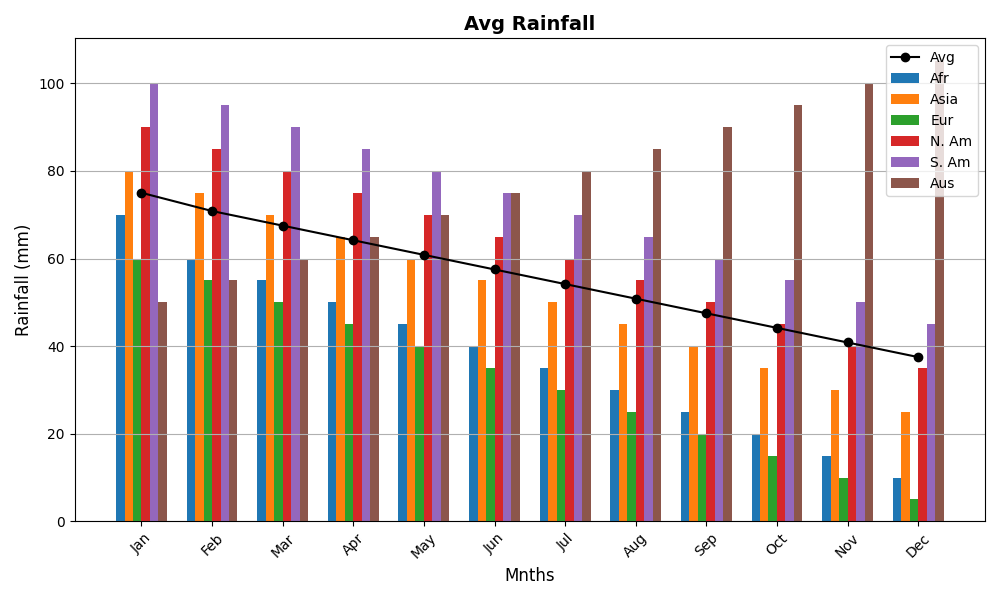

The script that drew this image:
import numpy as np
import matplotlib.pyplot as plt

# Data for average monthly rainfall (in mm) for six continents over a year
continents = ['Afr', 'Asia', 'Eur', 'N. Am', 'S. Am', 'Aus']  # Added Australia
months = ['Jan', 'Feb', 'Mar', 'Apr', 'May', 'Jun', 'Jul', 'Aug', 'Sep', 'Oct', 'Nov', 'Dec']

rainfall_data = np.array([
    [70, 60, 55, 50, 45, 40, 35, 30, 25, 20, 15, 10],  # Africa
    [80, 75, 70, 65, 60, 55, 50, 45, 40, 35, 30, 25],  # Asia
    [60, 55, 50, 45, 40, 35, 30, 25, 20, 15, 10, 5],   # Europe
    [90, 85, 80, 75, 70, 65, 60, 55, 50, 45, 40, 35],  # North America
    [100, 95, 90, 85, 80, 75, 70, 65, 60, 55, 50, 45], # South America
    [50, 55, 60, 65, 70, 75, 80, 85, 90, 95, 100, 105] # Australia (newly added)
])

# Calculate the yearly average for each continent
yearly_avg = rainfall_data.mean(axis=0)

# Create the plot
fig, ax = plt.subplots(figsize=(10, 6))

# Define colors for each continent
colors = ['#1f77b4', '#ff7f0e', '#2ca02c', '#d62728', '#9467bd', '#8c564b']  # Added new color

# Create a bar for each month and continent
width = 0.12  # Adjust width for six bars
x = np.arange(len(months))  # label locations

for i, continent in enumerate(continents):
    ax.bar(x + width * i, rainfall_data[i], width, label=continent, color=colors[i])

# Plot the yearly average line
ax.plot(x + 2.5 * width, yearly_avg, marker='o', color='black', label='Avg', linestyle='-')

# Set axis labels
ax.set_xlabel('Mnths', fontsize=12)
ax.set_ylabel('Rainfall (mm)', fontsize=12)
ax.set_title('Avg Rainfall', fontsize=14, fontweight='bold')

# X and Y ticks and labels
ax.set_xticks(x + 2.5 * width)
ax.set_xticklabels(months, rotation=45, fontsize=10)
ax.yaxis.grid(True)

# Add a legend
ax.legend(loc='upper right', fontsize=10)

# Automatically adjust layout to prevent text overlap
plt.tight_layout()

# Display the chart
plt.show()
